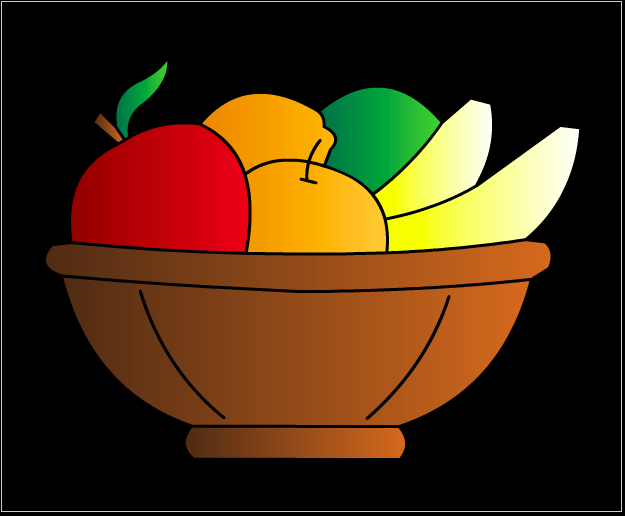
#> input picture IEEE Computer Vision Workshop/Resources/Photos/unnamed.png, 625 x 516 px
$ python 'Color Extraction.py'
#> lines starting #> are read from the running program, lines starting #| are printed output that depends on the picture
import cv2 as cv
import numpy as np

img = cv.imread("Resources/Photos/unnamed.png", cv.IMREAD_COLOR)
#> img is the input picture: shape (516, 625, 3); mean B, G, R 17.1, 45.8, 73.2

rmin = 143
gmax = 38
bmax = 46

cv.namedWindow("mywindow")

def rmin_update(value):
    global rmin
    rmin = value


def gmax_update(value):
    global gmax
    gmax = value


def bmax_update(value):
    global bmax
    bmax = value


cv.createTrackbar("rmin", "mywindow", 143, 255, rmin_update)
cv.createTrackbar("gmax", "mywindow", 38, 255, gmax_update)
cv.createTrackbar("bmax", "mywindow", 46, 255, bmax_update)

while(1):
    myimg = img.copy()
    for i in range(myimg.shape[0]):
        for j in range(myimg.shape[1]):
            if(not(myimg[i][j][2]>=rmin) or not(myimg[i][j][0]<=bmax) or not(myimg[i][j][1]<=gmax)):
                myimg[i][j][0] = 0
                myimg[i][j][1] = 0
                myimg[i][j][2] = 0
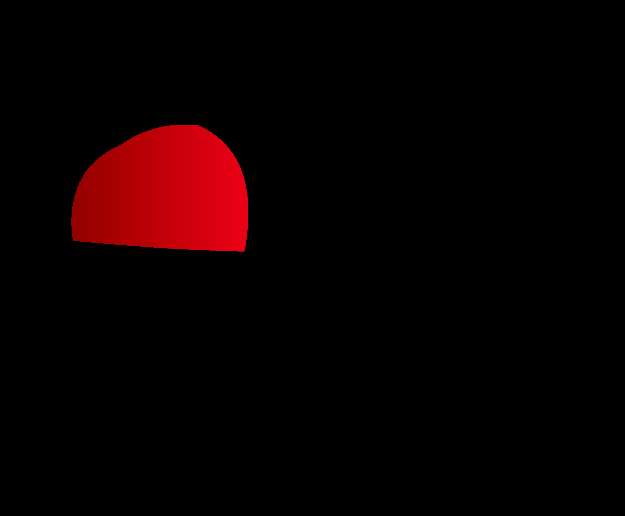
#> myimg: shape (516, 625, 3); mean B, G, R 0.5, 0, 10.9
    cv.imshow("mywindow",myimg)
    cv.waitKey(1)
